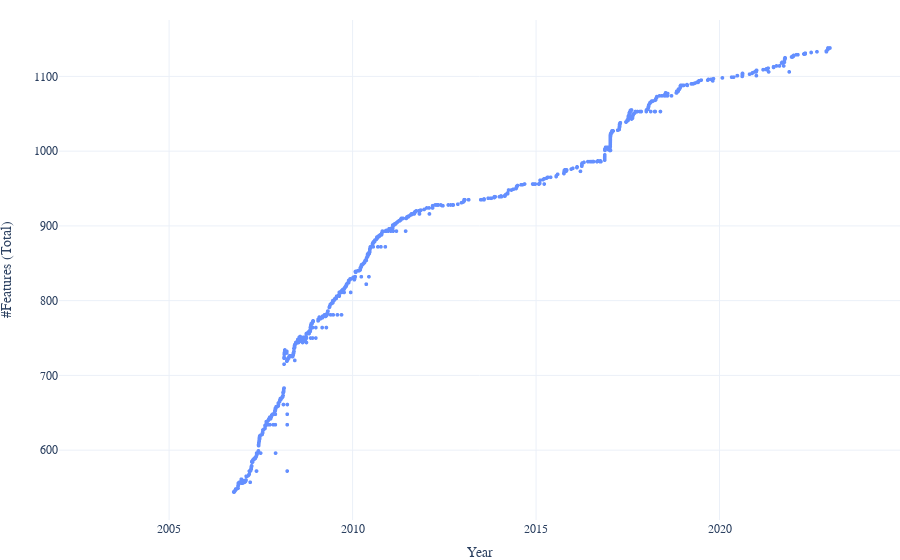
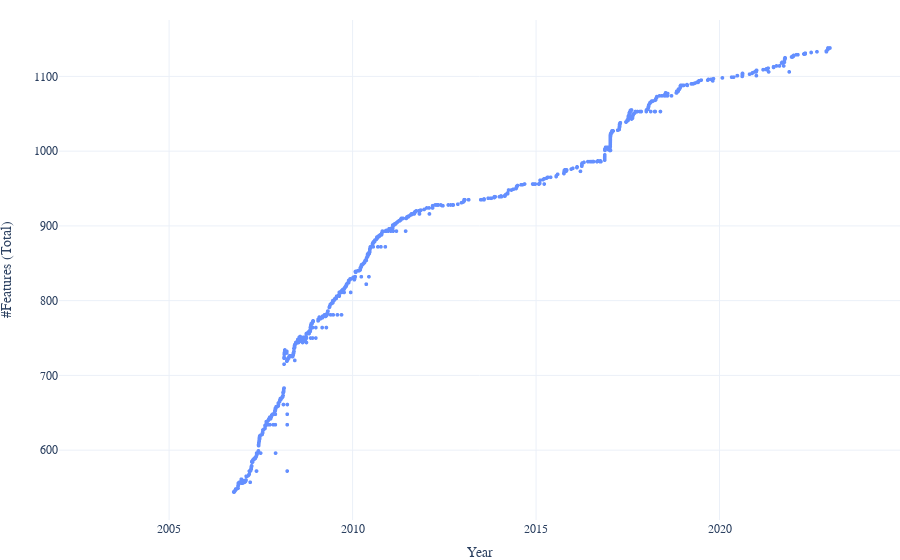
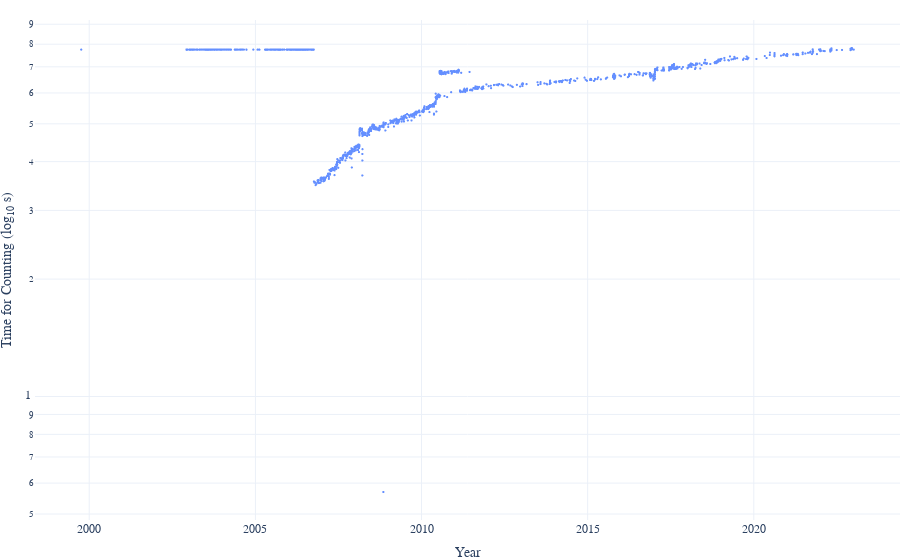
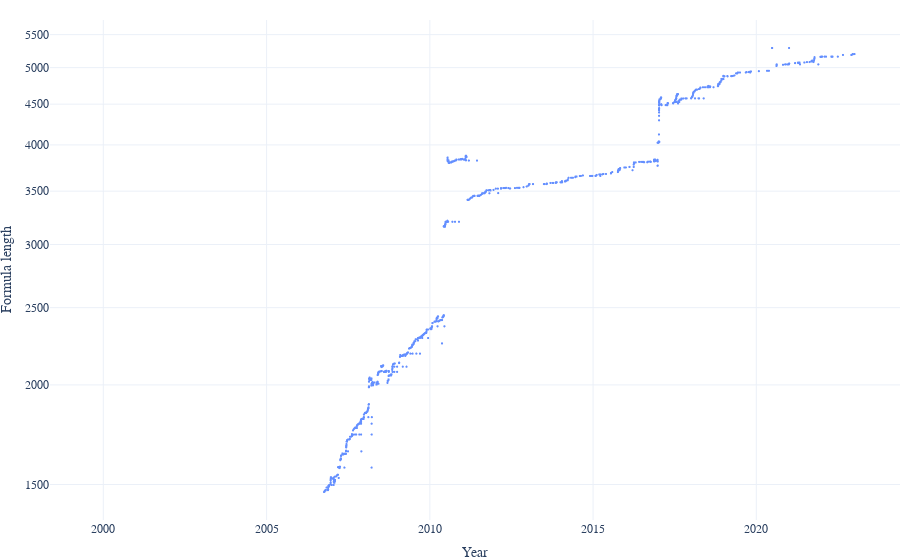

Here is the notebook cell these charts were saved with, in order:
### Code cell
total_features()
model_count_time()
model_count()
sloc()

### Figure 1 — Plotly figure (JSON) as saved in the notebook; plotly's stock layout.template omitted (floating-point values rounded to 4 significant figures; data arrays with more than 128 entries replaced by an {"elided": "..."} marker saying what was removed)
{"data": [{"hovertemplate": "Year=%{x}<br>#Features (Total)=%{y}<extra></extra>", "legendgroup": "", "marker": {"color": "#648FFF", "size": 4, "symbol": "circle"}, "mode": "markers", "name": "", "showlegend": false, "type": "scattergl", "x": {"elided": "1453 str values"}, "xaxis": "x", "y": {"elided": "1453 float values"}, "yaxis": "y"}], "layout": {"font": {"family": "Linux Biolinum"}, "legend": {"tracegroupgap": 0, "x": 0.01, "xanchor": "left", "y": 0.98, "yanchor": "top"}, "margin": {"b": 0, "l": 0, "r": 0, "t": 20}, "xaxis": {"anchor": "y", "domain": [0, 1], "range": ["2002-01-01", "2024-12-01"], "title": {"text": "Year"}}, "yaxis": {"anchor": "x", "domain": [0, 1], "tickprefix": "   ", "title": {"text": "#Features (Total)"}}}}

### Figure 2 — Plotly figure (JSON) as saved in the notebook; plotly's stock layout.template omitted (floating-point values rounded to 4 significant figures; data arrays with more than 128 entries replaced by an {"elided": "..."} marker saying what was removed)
{"data": [{"hovertemplate": "Year=%{x}<br>#Features (Total)=%{y}<extra></extra>", "legendgroup": "", "marker": {"color": "#648FFF", "size": 4, "symbol": "circle"}, "mode": "markers", "name": "", "showlegend": false, "type": "scattergl", "x": {"elided": "1453 str values"}, "xaxis": "x", "y": {"elided": "1453 float values"}, "yaxis": "y"}], "layout": {"font": {"family": "Linux Biolinum"}, "legend": {"tracegroupgap": 0, "x": 0.01, "xanchor": "left", "y": 0.98, "yanchor": "top"}, "margin": {"b": 0, "l": 0, "r": 0, "t": 20}, "xaxis": {"anchor": "y", "domain": [0, 1], "range": ["2002-01-01", "2024-12-01"], "title": {"text": "Year"}}, "yaxis": {"anchor": "x", "domain": [0, 1], "tickprefix": "   ", "title": {"text": "#Features (Total)"}}}}

### Figure 3 — Plotly figure (JSON) as saved in the notebook; plotly's stock layout.template omitted (floating-point values rounded to 4 significant figures; data arrays with more than 128 entries replaced by an {"elided": "..."} marker saying what was removed)
{"data": [{"customdata": {"elided": "1453x1 str values"}, "hovertemplate": "Year=%{x}<br>Time for Counting (log<sub>10</sub> s)=%{y}<br>revision=%{customdata[0]}<extra></extra>", "legendgroup": "", "marker": {"color": "#648FFF", "size": 2.5, "symbol": "circle"}, "mode": "markers", "name": "", "showlegend": false, "type": "scattergl", "x": {"elided": "1453 str values"}, "xaxis": "x", "y": {"elided": "1453 float values"}, "yaxis": "y"}], "layout": {"font": {"family": "Linux Biolinum"}, "legend": {"tracegroupgap": 0}, "margin": {"b": 0, "l": 0, "r": 0, "t": 20}, "showlegend": false, "xaxis": {"anchor": "y", "domain": [0, 1], "title": {"text": "Year"}}, "yaxis": {"anchor": "x", "domain": [0, 1], "title": {"text": "Time for Counting (log<sub>10</sub> s)"}, "type": "log"}}}

### Figure 4 — Plotly figure (JSON) as saved in the notebook; plotly's stock layout.template omitted (floating-point values rounded to 4 significant figures; data arrays with more than 128 entries replaced by an {"elided": "..."} marker saying what was removed)
{"data": [{"customdata": {"elided": "1453x1 str values"}, "hovertemplate": "Year=%{x}<br>Formula length=%{y}<br>revision=%{customdata[0]}<extra></extra>", "legendgroup": "", "marker": {"color": "#648FFF", "size": 2.5, "symbol": "circle"}, "mode": "markers", "name": "", "showlegend": false, "type": "scattergl", "x": {"elided": "1453 str values"}, "xaxis": "x", "y": {"elided": "1453 float values"}, "yaxis": "y"}], "layout": {"font": {"family": "Linux Biolinum"}, "legend": {"tracegroupgap": 0}, "margin": {"b": 0, "l": 0, "r": 0, "t": 20}, "showlegend": false, "xaxis": {"anchor": "y", "domain": [0, 1], "title": {"text": "Year"}}, "yaxis": {"anchor": "x", "domain": [0, 1], "title": {"text": "Formula length"}, "type": "log"}}}
